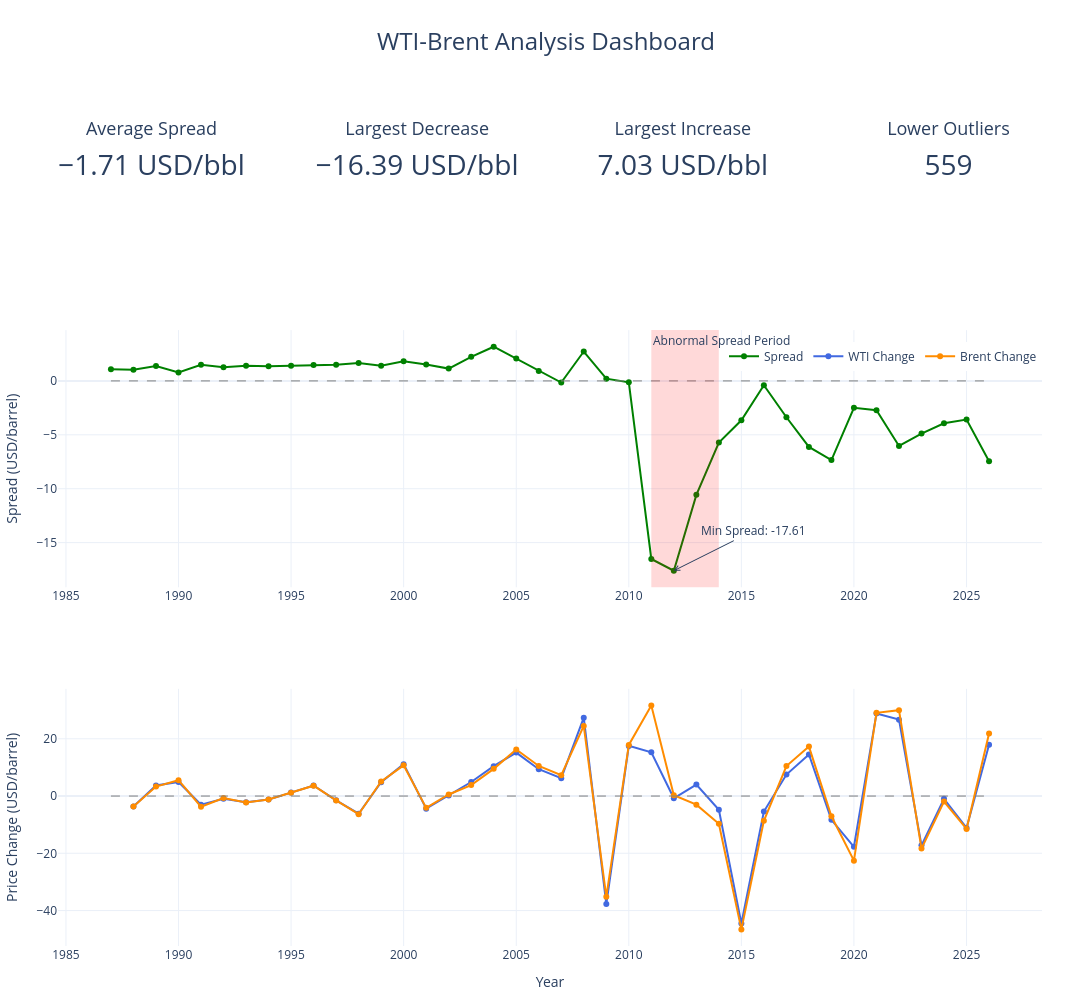

Notebook cell for this chart:
### Markdown cell above
### Interactive dashboard development using Python and Plotly.

### Code cell
fig = make_subplots(
    rows=3,
    cols=4,
    shared_xaxes=True,

    specs=[
        [{'type': 'indicator'}, {'type': 'indicator'},
         {'type': 'indicator'}, {'type': 'indicator'}],

        [{'type': 'xy', 'colspan': 4}, None, None, None],

        [{'type': 'xy', 'colspan': 4}, None, None, None]
    ],

    row_heights=[0.20, 0.40, 0.40],
    horizontal_spacing=0.08,
    vertical_spacing=0.12
)

# KPI 1: Average Spread
fig.add_trace(
    go.Indicator(
        mode='number',
        value=overall_avg_spread,
        title={
            'text': 'Average Spread',
            'font': {'size': 18}
        },
        number={
            'suffix': ' USD/bbl',
            'valueformat': '.2f',
            'font': {'size': 28}
        }
    ),
    row=1, col=1
)

# KPI 2: Largest Annual Decrease
fig.add_trace(
    go.Indicator(
        mode='number',
        value=largest_annual_decrease,
        title={
            'text': 'Largest Decrease',
            'font': {'size': 18}
        },
        number={
            'suffix': ' USD/bbl',
            'valueformat': '.2f',
            'font': {'size': 28}
        }
    ),
    row=1, col=2
)

# KPI 3: Largest Annual Increase
fig.add_trace(
    go.Indicator(
        mode='number',
        value=largest_annual_increase,
        title={
            'text': 'Largest Increase',
            'font': {'size': 18}
        },
        number={
            'suffix': ' USD/bbl',
            'valueformat': '.2f',
            'font': {'size': 28}
        }
    ),
    row=1, col=3
)

# KPI 4: Lower Outliers
fig.add_trace(
    go.Indicator(
        mode='number',
        value=lower_outlier_count,
        title={
            'text': 'Lower Outliers',
            'font': {'size': 18}
        },
        number={
            'valueformat': ',.0f',
            'font': {'size': 28}
        }
    ),
    row=1, col=4
)

fig.update_layout(
    width=1400,
    height=1000,
    margin=dict(l=50, r=50, t=100, b=50)
)

# Chart 1: Annual Average WTI-Brent Spread
fig.add_trace(
    go.Scatter(
        x=df_oil_yearly.index,
        y=df_oil_yearly['Spread'],
        mode='lines+markers',
        name='Spread',
        line=dict(color='green', width=2),
        hovertemplate=(
            'Year: %{x|%Y}<br>'
            'Spread: %{y:.2f} USD/barrel'
            '<extra></extra>'
        )
    ),
    row=2, col=1
)

# Zero reference line for annual average spread
fig.add_trace(
    go.Scatter(
        x=df_oil_yearly.index,
        y=[0] * len(df_oil_yearly),
        mode='lines',
        name='Zero Line',
        line=dict(color='gray', dash='dash', width=1),
        showlegend=False,
        hoverinfo='skip'
    ),
    row=2, col=1
)

# Add vertical highlight region
fig.add_vrect(
    x0='2011-01-01',
    x1='2013-12-31',
    fillcolor='red',
    opacity=0.15,
    line_width=0,
    row=2,
    col=1,
    exclude_empty_subplots=False,             ## 对于包含 go.Indicator 和 XY 子图的混合 Dashboard时使用
    annotation_text='Abnormal Spread Period',
    annotation_position='top left'  
)

min_spread_yearly=df_oil_yearly.loc[df_oil_yearly['Spread'].idxmin()]
#print(min_spread_yearly)
#print(min_spread_yearly.name)
#print(min_spread_yearly['Spread'])


fig.add_annotation(
    x=min_spread_yearly.name,
    y=min_spread_yearly['Spread'],
    text=f"Min Spread: {min_spread_yearly['Spread']:.2f}",
    showarrow=True,
    arrowhead=5,
    ax=80,
    ay=-40,
    row=2,
    col=1
)

# Chart 2: Annual Change in WTI
fig.add_trace(
    go.Scatter(
        x=df_oil_yearly.index,
        y=df_oil_yearly['WTI_Change'],
        mode='lines+markers',
        name='WTI Change',
        line=dict(color='royalblue', width=2),
        hovertemplate=(
            'Year: %{x|%Y}<br>'
            'WTI Change: %{y:.2f} USD/barrel'
            '<extra></extra>'
        )
    ),
    row=3, col=1
)

# Chart 3: Annual Change in Brent
fig.add_trace(
    go.Scatter(
        x=df_oil_yearly.index,
        y=df_oil_yearly['Brent_Change'],
        mode='lines+markers',
        name='Brent Change',
        line=dict(color='darkorange', width=2),
        hovertemplate=(
            'Year: %{x|%Y}<br>'
            'Brent Change: %{y:.2f} USD/barrel'
            '<extra></extra>'
        )
    ),
    row=3, col=1
)

# Zero reference line for annual change
fig.add_trace(
    go.Scatter(
        x=df_oil_yearly.index,
        y=[0] * len(df_oil_yearly),
        mode='lines',
        name='Zero Line',
        line=dict(color='gray', dash='dash', width=1),
        showlegend=False,
        hoverinfo='skip'
    ),
    row=3, col=1
)

fig.update_layout(
    title={
        'text': 'WTI-Brent Analysis Dashboard',
        'font': {'size': 24},
        'x': 0.5,
        'xanchor': 'center'
    },
    width=1400,
    height=1000,
    template='plotly_white',
    showlegend=True,
    hovermode='x unified',
    margin=dict(l=50, r=50, t=100, b=50),
    legend=dict(
        orientation='h',
        yanchor='bottom',
        y=0.68,
        xanchor='right',
        x=1
    )
)

fig.update_xaxes(title_text='Year', row=3, col=1)

fig.update_yaxes(
    title_text='Spread (USD/barrel)',
    row=2, col=1
)

fig.update_yaxes(
    title_text='Price Change (USD/barrel)',
    row=3, col=1
)

fig.show()

### Figure 1 — Plotly figure (JSON) as saved in the notebook; plotly's stock layout.template omitted (floating-point values rounded to 4 significant figures)
{"data": [{"domain": {"x": [0, 0.19], "y": [0.848, 1]}, "mode": "number", "number": {"font": {"size": 28}, "suffix": " USD/bbl", "valueformat": ".2f"}, "title": {"font": {"size": 18}, "text": "Average Spread"}, "type": "indicator", "value": -1.708}, {"domain": {"x": [0.27, 0.46], "y": [0.848, 1]}, "mode": "number", "number": {"font": {"size": 28}, "suffix": " USD/bbl", "valueformat": ".2f"}, "title": {"font": {"size": 18}, "text": "Largest Decrease"}, "type": "indicator", "value": -16.39}, {"domain": {"x": [0.54, 0.73], "y": [0.848, 1]}, "mode": "number", "number": {"font": {"size": 28}, "suffix": " USD/bbl", "valueformat": ".2f"}, "title": {"font": {"size": 18}, "text": "Largest Increase"}, "type": "indicator", "value": 7.034}, {"domain": {"x": [0.81, 1], "y": [0.848, 1]}, "mode": "number", "number": {"font": {"size": 28}, "valueformat": ",.0f"}, "title": {"font": {"size": 18}, "text": "Lower Outliers"}, "type": "indicator", "value": 559}, {"hovertemplate": "Year: %{x|%Y}<br>Spread: %{y:.2f} USD/barrel<extra></extra>", "line": {"color": "green", "width": 2}, "mode": "lines+markers", "name": "Spread", "type": "scatter", "x": ["1987-01-01T00:00:00.000000", "1988-01-01T00:00:00.000000", "1989-01-01T00:00:00.000000", "1990-01-01T00:00:00.000000", "1991-01-01T00:00:00.000000", "1992-01-01T00:00:00.000000", "1993-01-01T00:00:00.000000", "1994-01-01T00:00:00.000000", "1995-01-01T00:00:00.000000", "1996-01-01T00:00:00.000000", "1997-01-01T00:00:00.000000", "1998-01-01T00:00:00.000000", "1999-01-01T00:00:00.000000", "2000-01-01T00:00:00.000000", "2001-01-01T00:00:00.000000", "2002-01-01T00:00:00.000000", "2003-01-01T00:00:00.000000", "2004-01-01T00:00:00.000000", "2005-01-01T00:00:00.000000", "2006-01-01T00:00:00.000000", "2007-01-01T00:00:00.000000", "2008-01-01T00:00:00.000000", "2009-01-01T00:00:00.000000", "2010-01-01T00:00:00.000000", "2011-01-01T00:00:00.000000", "2012-01-01T00:00:00.000000", "2013-01-01T00:00:00.000000", "2014-01-01T00:00:00.000000", "2015-01-01T00:00:00.000000", "2016-01-01T00:00:00.000000", "2017-01-01T00:00:00.000000", "2018-01-01T00:00:00.000000", "2019-01-01T00:00:00.000000", "2020-01-01T00:00:00.000000", "2021-01-01T00:00:00.000000", "2022-01-01T00:00:00.000000", "2023-01-01T00:00:00.000000", "2024-01-01T00:00:00.000000", "2025-01-01T00:00:00.000000", "2026-01-01T00:00:00.000000"], "xaxis": "x", "y": [1.086, 1.043, 1.391, 0.7911, 1.503, 1.257, 1.401, 1.357, 1.401, 1.473, 1.492, 1.661, 1.403, 1.815, 1.524, 1.143, 2.234, 3.172, 2.068, 0.9218, -0.1514, 2.727, 0.2117, -0.1337, -16.52, -17.61, -10.57, -5.718, -3.657, -0.4019, -3.371, -6.121, -7.344, -2.494, -2.725, -6.032, -4.889, -3.928, -3.582, -7.457], "yaxis": "y"}, {"hoverinfo": "skip", "line": {"color": "gray", "dash": "dash", "width": 1}, "mode": "lines", "name": "Zero Line", "showlegend": false, "type": "scatter", "x": ["1987-01-01T00:00:00.000000", "1988-01-01T00:00:00.000000", "1989-01-01T00:00:00.000000", "1990-01-01T00:00:00.000000", "1991-01-01T00:00:00.000000", "1992-01-01T00:00:00.000000", "1993-01-01T00:00:00.000000", "1994-01-01T00:00:00.000000", "1995-01-01T00:00:00.000000", "1996-01-01T00:00:00.000000", "1997-01-01T00:00:00.000000", "1998-01-01T00:00:00.000000", "1999-01-01T00:00:00.000000", "2000-01-01T00:00:00.000000", "2001-01-01T00:00:00.000000", "2002-01-01T00:00:00.000000", "2003-01-01T00:00:00.000000", "2004-01-01T00:00:00.000000", "2005-01-01T00:00:00.000000", "2006-01-01T00:00:00.000000", "2007-01-01T00:00:00.000000", "2008-01-01T00:00:00.000000", "2009-01-01T00:00:00.000000", "2010-01-01T00:00:00.000000", "2011-01-01T00:00:00.000000", "2012-01-01T00:00:00.000000", "2013-01-01T00:00:00.000000", "2014-01-01T00:00:00.000000", "2015-01-01T00:00:00.000000", "2016-01-01T00:00:00.000000", "2017-01-01T00:00:00.000000", "2018-01-01T00:00:00.000000", "2019-01-01T00:00:00.000000", "2020-01-01T00:00:00.000000", "2021-01-01T00:00:00.000000", "2022-01-01T00:00:00.000000", "2023-01-01T00:00:00.000000", "2024-01-01T00:00:00.000000", "2025-01-01T00:00:00.000000", "2026-01-01T00:00:00.000000"], "xaxis": "x", "y": [0, 0, 0, 0, 0, 0, 0, 0, 0, 0, 0, 0, 0, 0, 0, 0, 0, 0, 0, 0, 0, 0, 0, 0, 0, 0, 0, 0, 0, 0, 0, 0, 0, 0, 0, 0, 0, 0, 0, 0], "yaxis": "y"}, {"hovertemplate": "Year: %{x|%Y}<br>WTI Change: %{y:.2f} USD/barrel<extra></extra>", "line": {"color": "royalblue", "width": 2}, "mode": "lines+markers", "name": "WTI Change", "type": "scatter", "x": ["1987-01-01T00:00:00.000000", "1988-01-01T00:00:00.000000", "1989-01-01T00:00:00.000000", "1990-01-01T00:00:00.000000", "1991-01-01T00:00:00.000000", "1992-01-01T00:00:00.000000", "1993-01-01T00:00:00.000000", "1994-01-01T00:00:00.000000", "1995-01-01T00:00:00.000000", "1996-01-01T00:00:00.000000", "1997-01-01T00:00:00.000000", "1998-01-01T00:00:00.000000", "1999-01-01T00:00:00.000000", "2000-01-01T00:00:00.000000", "2001-01-01T00:00:00.000000", "2002-01-01T00:00:00.000000", "2003-01-01T00:00:00.000000", "2004-01-01T00:00:00.000000", "2005-01-01T00:00:00.000000", "2006-01-01T00:00:00.000000", "2007-01-01T00:00:00.000000", "2008-01-01T00:00:00.000000", "2009-01-01T00:00:00.000000", "2010-01-01T00:00:00.000000", "2011-01-01T00:00:00.000000", "2012-01-01T00:00:00.000000", "2013-01-01T00:00:00.000000", "2014-01-01T00:00:00.000000", "2015-01-01T00:00:00.000000", "2016-01-01T00:00:00.000000", "2017-01-01T00:00:00.000000", "2018-01-01T00:00:00.000000", "2019-01-01T00:00:00.000000", "2020-01-01T00:00:00.000000", "2021-01-01T00:00:00.000000", "2022-01-01T00:00:00.000000", "2023-01-01T00:00:00.000000", "2024-01-01T00:00:00.000000", "2025-01-01T00:00:00.000000", "2026-01-01T00:00:00.000000"], "xaxis": "x2", "y": [NaN, -3.664, 3.667, 4.934, -3.011, -0.9627, -2.129, -1.24, 1.212, 3.688, -1.511, -6.172, 4.859, 11.14, -4.421, 0.1652, 4.908, 10.43, 15.18, 9.368, 6.232, 27.38, -37.72, 17.53, 15.27, -0.779, 4.018, -4.81, -44.52, -5.399, 7.509, 14.53, -8.304, -17.72, 28.85, 26.68, -17.22, -0.9839, -11.14, 17.95], "yaxis": "y2"}, {"hovertemplate": "Year: %{x|%Y}<br>Brent Change: %{y:.2f} USD/barrel<extra></extra>", "line": {"color": "darkorange", "width": 2}, "mode": "lines+markers", "name": "Brent Change", "type": "scatter", "x": ["1987-01-01T00:00:00.000000", "1988-01-01T00:00:00.000000", "1989-01-01T00:00:00.000000", "1990-01-01T00:00:00.000000", "1991-01-01T00:00:00.000000", "1992-01-01T00:00:00.000000", "1993-01-01T00:00:00.000000", "1994-01-01T00:00:00.000000", "1995-01-01T00:00:00.000000", "1996-01-01T00:00:00.000000", "1997-01-01T00:00:00.000000", "1998-01-01T00:00:00.000000", "1999-01-01T00:00:00.000000", "2000-01-01T00:00:00.000000", "2001-01-01T00:00:00.000000", "2002-01-01T00:00:00.000000", "2003-01-01T00:00:00.000000", "2004-01-01T00:00:00.000000", "2005-01-01T00:00:00.000000", "2006-01-01T00:00:00.000000", "2007-01-01T00:00:00.000000", "2008-01-01T00:00:00.000000", "2009-01-01T00:00:00.000000", "2010-01-01T00:00:00.000000", "2011-01-01T00:00:00.000000", "2012-01-01T00:00:00.000000", "2013-01-01T00:00:00.000000", "2014-01-01T00:00:00.000000", "2015-01-01T00:00:00.000000", "2016-01-01T00:00:00.000000", "2017-01-01T00:00:00.000000", "2018-01-01T00:00:00.000000", "2019-01-01T00:00:00.000000", "2020-01-01T00:00:00.000000", "2021-01-01T00:00:00.000000", "2022-01-01T00:00:00.000000", "2023-01-01T00:00:00.000000", "2024-01-01T00:00:00.000000", "2025-01-01T00:00:00.000000", "2026-01-01T00:00:00.000000"], "xaxis": "x2", "y": [NaN, -3.622, 3.319, 5.533, -3.723, -0.7175, -2.273, -1.195, 1.168, 3.616, -1.529, -6.341, 5.118, 10.72, -4.129, 0.5456, 3.817, 9.493, 16.29, 10.51, 7.305, 24.5, -35.21, 17.87, 31.65, 0.3064, -3.016, -9.665, -46.58, -8.654, 10.48, 17.28, -7.081, -22.57, 29.08, 29.99, -18.36, -1.945, -11.49, 21.83], "yaxis": "y2"}, {"hoverinfo": "skip", "line": {"color": "gray", "dash": "dash", "width": 1}, "mode": "lines", "name": "Zero Line", "showlegend": false, "type": "scatter", "x": ["1987-01-01T00:00:00.000000", "1988-01-01T00:00:00.000000", "1989-01-01T00:00:00.000000", "1990-01-01T00:00:00.000000", "1991-01-01T00:00:00.000000", "1992-01-01T00:00:00.000000", "1993-01-01T00:00:00.000000", "1994-01-01T00:00:00.000000", "1995-01-01T00:00:00.000000", "1996-01-01T00:00:00.000000", "1997-01-01T00:00:00.000000", "1998-01-01T00:00:00.000000", "1999-01-01T00:00:00.000000", "2000-01-01T00:00:00.000000", "2001-01-01T00:00:00.000000", "2002-01-01T00:00:00.000000", "2003-01-01T00:00:00.000000", "2004-01-01T00:00:00.000000", "2005-01-01T00:00:00.000000", "2006-01-01T00:00:00.000000", "2007-01-01T00:00:00.000000", "2008-01-01T00:00:00.000000", "2009-01-01T00:00:00.000000", "2010-01-01T00:00:00.000000", "2011-01-01T00:00:00.000000", "2012-01-01T00:00:00.000000", "2013-01-01T00:00:00.000000", "2014-01-01T00:00:00.000000", "2015-01-01T00:00:00.000000", "2016-01-01T00:00:00.000000", "2017-01-01T00:00:00.000000", "2018-01-01T00:00:00.000000", "2019-01-01T00:00:00.000000", "2020-01-01T00:00:00.000000", "2021-01-01T00:00:00.000000", "2022-01-01T00:00:00.000000", "2023-01-01T00:00:00.000000", "2024-01-01T00:00:00.000000", "2025-01-01T00:00:00.000000", "2026-01-01T00:00:00.000000"], "xaxis": "x2", "y": [0, 0, 0, 0, 0, 0, 0, 0, 0, 0, 0, 0, 0, 0, 0, 0, 0, 0, 0, 0, 0, 0, 0, 0, 0, 0, 0, 0, 0, 0, 0, 0, 0, 0, 0, 0, 0, 0, 0, 0], "yaxis": "y2"}], "layout": {"annotations": [{"showarrow": false, "text": "Abnormal Spread Period", "x": "2011-01-01", "xanchor": "left", "xref": "x", "y": 1, "yanchor": "top", "yref": "y domain"}, {"arrowhead": 5, "ax": 80, "ay": -40, "showarrow": true, "text": "Min Spread: -17.61", "x": "2012-01-01T00:00:00", "xref": "x", "y": -17.61, "yref": "y"}], "height": 1000, "hovermode": "x unified", "legend": {"orientation": "h", "x": 1, "xanchor": "right", "y": 0.68, "yanchor": "bottom"}, "margin": {"b": 50, "l": 50, "r": 50, "t": 100}, "shapes": [{"fillcolor": "red", "line": {"width": 0}, "opacity": 0.15, "type": "rect", "x0": "2011-01-01", "x1": "2013-12-31", "xref": "x", "y0": 0, "y1": 1, "yref": "y domain"}], "showlegend": true, "title": {"font": {"size": 24}, "text": "WTI-Brent Analysis Dashboard", "x": 0.5, "xanchor": "center"}, "width": 1400, "xaxis": {"anchor": "y", "domain": [0, 1]}, "xaxis2": {"anchor": "y2", "domain": [0, 1], "title": {"text": "Year"}}, "yaxis": {"anchor": "x", "domain": [0.424, 0.728], "title": {"text": "Spread (USD/barrel)"}}, "yaxis2": {"anchor": "x2", "domain": [0, 0.304], "title": {"text": "Price Change (USD/barrel)"}}}}
